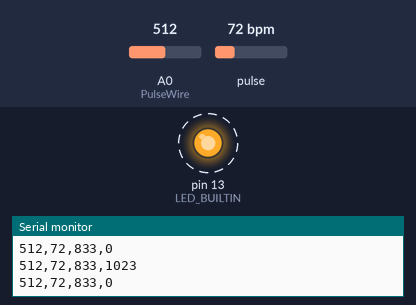
A sketch run on a simulated Arduino Uno, built with avr-gcc and run on an emulated ATmega328P. On the bench: output pins drawn as LEDs (lit = HIGH), the last lines printed to the serial monitor. Dashed ring = blinking. The inputs (shaded band) are chosen by the test bench; at power-on: pulse 72 bpm, A0 (PulseWire) = 512.

Above: at 4.2 s.
4.3 s: pulse set to 130 bpm
At 4.75 s:
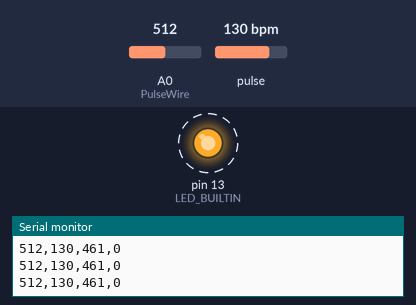
10.3 s: pulse set to 42 bpm
At 11.81 s:
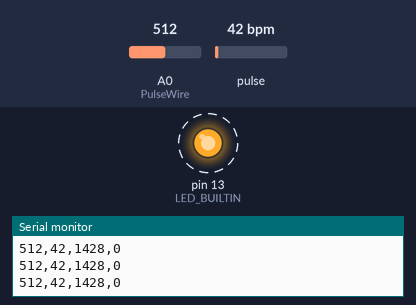
Timing chart, 0 to 14.3 s (numbered marks = the images above; inputs shaded):
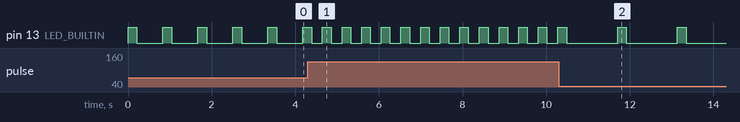

The sketch:

HeartbeatSensorArduino.ino
```cpp
#include <PulseSensorPlayground.h>

const int PulseWire = A0;
const int LED = LED_BUILTIN;
const int Threshold = 480;

PulseSensorPlayground pulseSensor;

int BPM = 0;
int IBI = 0;
int Beat = 0;

void setup() {
  Serial.begin(115200);

  pulseSensor.analogInput(PulseWire);
  pulseSensor.blinkOnPulse(LED);
  pulseSensor.setThreshold(Threshold);

  pulseSensor.begin();
}

void loop() {

  int Signal = analogRead(PulseWire);

  if (pulseSensor.sawStartOfBeat()) {
    BPM = pulseSensor.getBeatsPerMinute();
    IBI = pulseSensor.getInterBeatIntervalMs();
    Beat = 1023;
  } else {
    Beat = 0;
  }

  Serial.print(Signal);
  Serial.print(",");
  Serial.print(BPM);
  Serial.print(",");
  Serial.print(IBI);
  Serial.print(",");
  Serial.println(Beat);

  delay(10);
}
```

Measured:
- after the input at 4.3 s, pin 13 (LED_BUILTIN): alternates HIGH for 0.21 s and LOW for 0.26 s, starting after 0.35 s
- after the input at 10.3 s, pin 13 (LED_BUILTIN): alternates HIGH for 0.21 s and LOW for 1.2 s, starting after 1.4 s
- by itself, pin 13 (LED_BUILTIN): alternates HIGH for 0.21 s and LOW for 0.63 s
